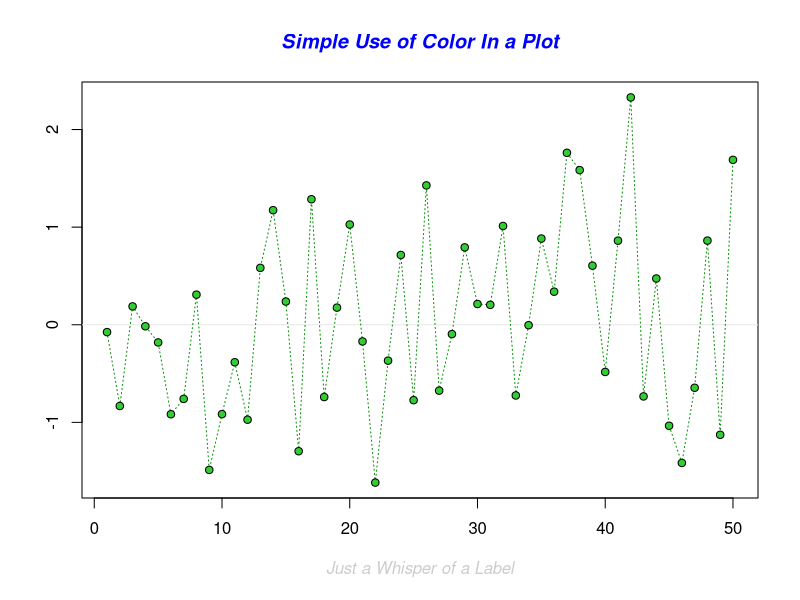
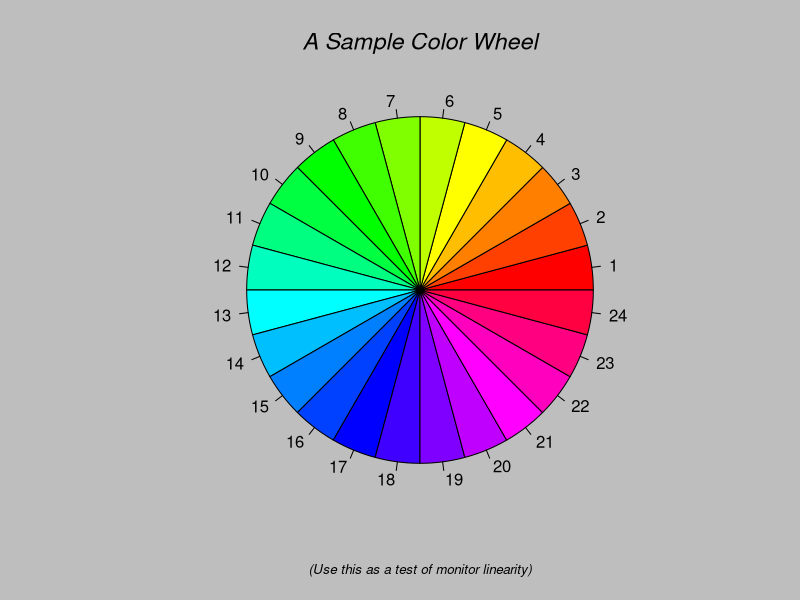
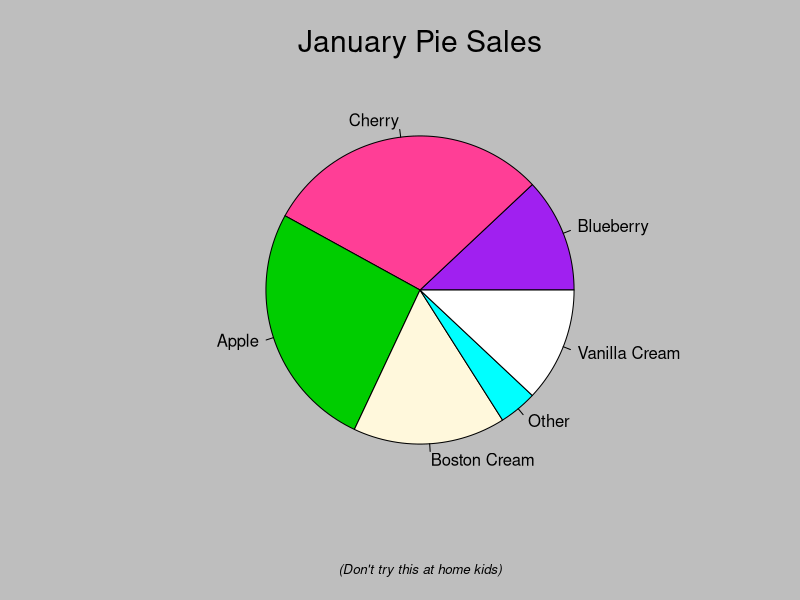
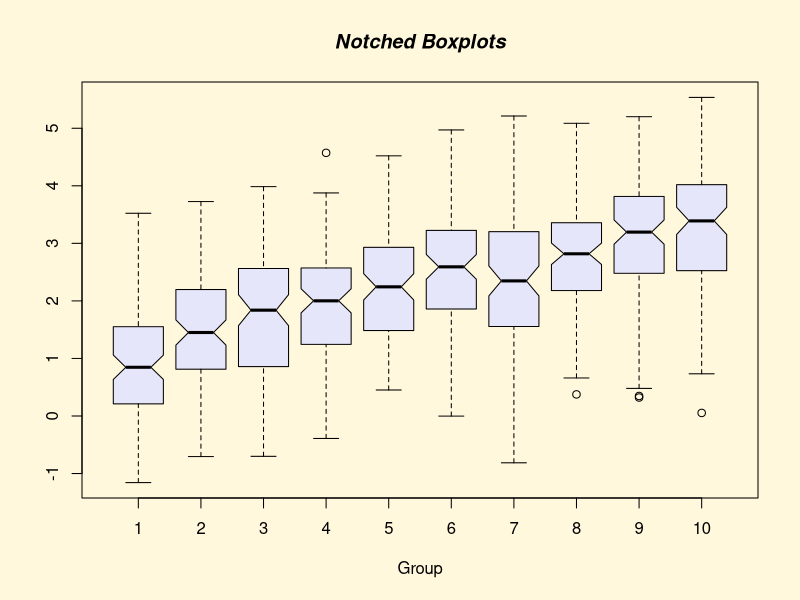
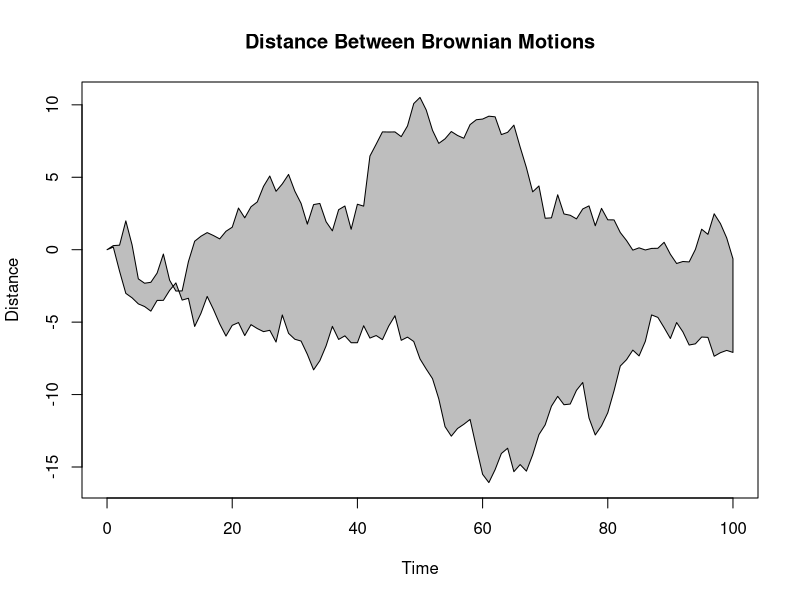
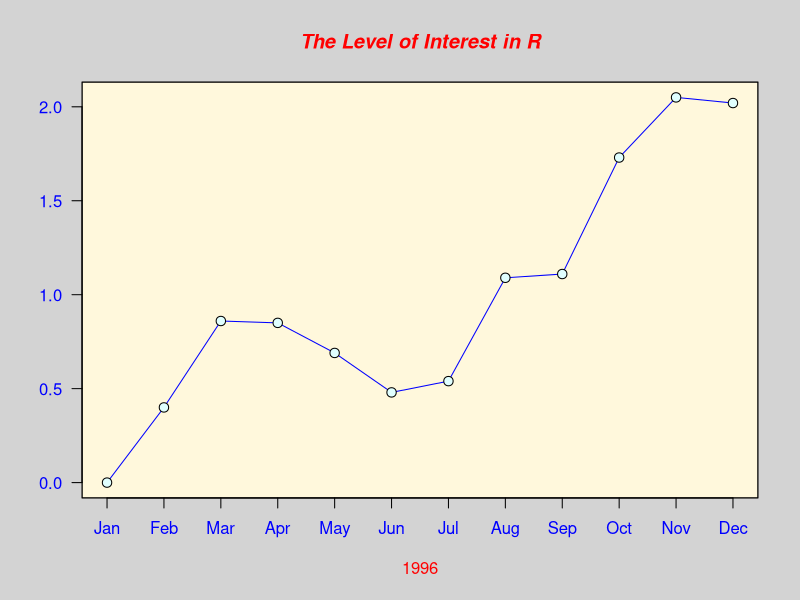
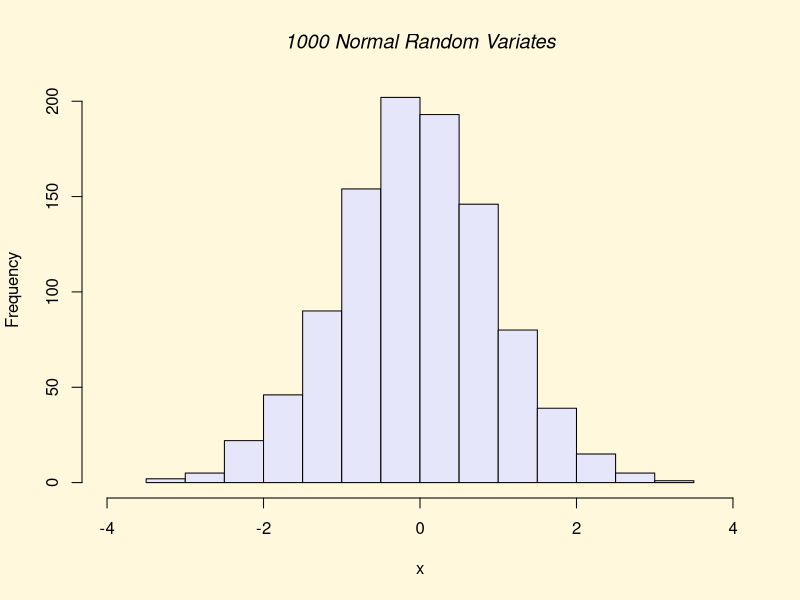
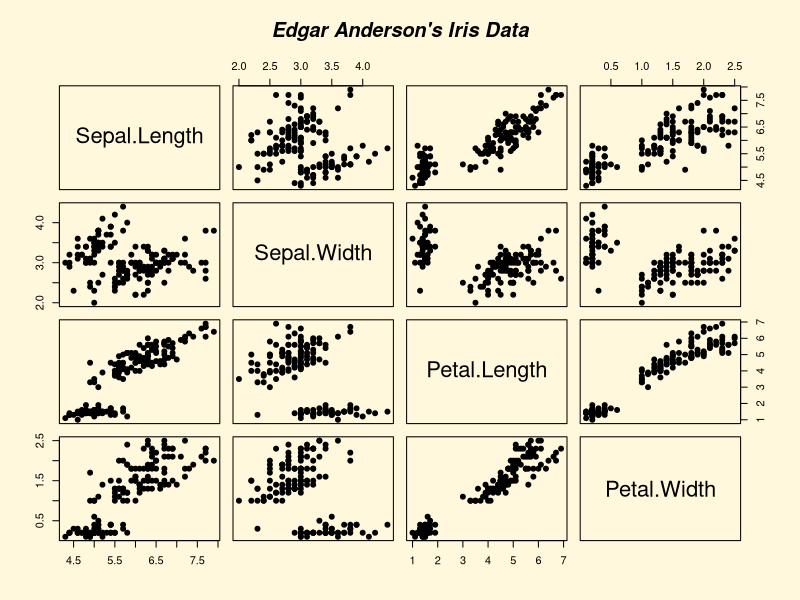

Write the R code that produced these figures, in order.
################################################################################
### R BASICS WORKSHOP                                                        ###
### PRESENTATION 8: GRÁFICOS                                                 ### 
###                                                                          ###
### Center for Conservation and Sustainable Development                      ###
### Missouri Botanical Garden                                                ###
### Website: rbasicsworkshop.weebly.com                                      ### 
################################################################################


### INTRODUCCIÓN ###############################################################

# R ofrece una variedad increíble de opciones para construir gráficos. Escribe 
# este código en la consola para ver unas pocas opciones que son posibles:
demo(graphics)


# Una mejor versión del grafico del volcán (de la ayuda de la función *image*):
x <- 10*(1:nrow(volcano))
y <- 10*(1:ncol(volcano))
image(x, y, volcano, col = terrain.colors(100), axes = FALSE)
contour(x, y, volcano, levels = seq(90, 200, by = 5),
    add = TRUE, col = "peru")
axis(1, at = seq(100, 800, by = 100))
axis(2, at = seq(100, 600, by = 100))
box()
title(main = "Maunga Whau Volcano", font.main = 4)


# Esta parte del taller esta dividida en las siguientes secciones:

# A. Funciones gráficas de alto nivel (high-level functions) 
# B. Funciones gráficas de bajo nivel (low-level functions) 
# C. Parámetros gráficos modificados por la función *par* 
# D. Abrir múltiples ventanas y como partir una ventana gráfica
# E. Guardar gráficos como archivos 



### A. FUNCIONES GRÁFICAS DE ALTO NIVEL ########################################

# Las funciones gráficas de alto nivel se utilizan para crear gráficas, mientras
# que las de bajo nivel se utilizan para modificarlas o añadir elementos. 

# Acá vamos a ver algunos ejemplos, pero para una lista un poco más extensa 
# consulten las paginas 32 y 33 de "R para principiantes" (40 y 41 en la 
# la versión en Ingles).

data(iris)
str(iris)


## *plot* es una función genérica que sirve para hacer muchos tipos de gráficos.
# Una función genérica trabaja distinto dependiendo del tipo de argumentos que 
# se le da. Sin embargo, esta función se usa más frecuentemente para hacer 
# "scatterplots":  

plot(iris$Sepal.Length ~ iris$Sepal.Width)

plot(iris$Petal.Length ~ iris$Petal.Width)


# Existen muchos argumentos que pueden ser utilizados en la función *plot* y en 
# otras funciones para modificar figuras. Algunas de las más comunes son:

# type: cambia el tipo de grafico 

# pch: cambia la forma del símbolo
# cex: cambia el tamaño del símbolo
# col: cambia el color del símbolo
# bg: cambia el color del fondo del símbolo

# main: cambia el titulo principal
# xlab y ylab: cambian los títulos de los ejes
# cex.lab: cambia el tamaño del texto de los títulos de ejes
# cex.axis: cambia el tamaño del texto en los ejes

# las: controla la orientación del texto en el eje y
# bty: cambia el tipo de recuadro al rededor de los puntos 


plot(iris$Petal.Length ~ iris$Petal.Width, cex=3)

plot(iris$Petal.Length ~ iris$Petal.Width, cex=2, pch=21, col="black", bg="grey")

plot(iris$Petal.Length ~ iris$Petal.Width, cex=3, pch=21, col="black", bg="grey",
    main="Plot of Petal Width vs. Petals Length", xlab="Petal Width", 
    ylab="Petal Length", cex.lab=1.5, cex.axis=1.5, bty="l", las=1)



## Estas son otras funciones para gráficos comunes ##

# *boxplot* hace graficos de cajas
boxplot(iris$Sepal.Length)

boxplot(iris$Sepal.Length ~ iris$Species)

boxplot(iris$Sepal.Length ~ iris$Species, col="gold", horizontal=TRUE, las=1)

boxplot(iris$Sepal.Length ~ iris$Species, names=expression(italic("Iris setosa"), 
    italic("Iris versicolor"), italic("Iris virginica")), 
    xlab="Sepal length (cm)", col="gold", cex.lab=1.5, cex.axis=1.5, las=1)

?boxplot


# *hist* hace histogramas
hist(iris$Sepal.Length)

range(iris$Sepal.Length)

hist(iris$Sepal.Length, breaks=seq(min(iris$Sepal.Length), 
    max(iris$Sepal.Length), length.out=30), col="darkolivegreen", 
    border="white")

hist(iris$Sepal.Length, breaks=seq(min(iris$Sepal.Length), 
    max(iris$Sepal.Length), length.out=30), col="darkolivegreen", 
    border="white", xlab="Sepal Length", freq=FALSE)


# *pie* o *piechart* crea gráficos circulares 
table(iris$Species)

pie(x=table(iris$Species))


# *barplot* hace gráficos de barras
barplot(height=table(iris$Species))



### B. FUNCIONES GRÁFICAS DE BAJO NIVEL ########################################

# Aquí vamos a utilizar las funciones *points*, *lines* y *legend*. Para ver 
# una lista más extensa de funciones gráficas de bajo nivel ver la pagina 34
# de "R para principiantes"

# *type="n"* frecuentemente se utiliza para crear un grafico vacío
plot(iris$Petal.Length ~ iris$Petal.Width, type="n")

plot(iris$Petal.Length ~ iris$Petal.Width, xlab="Petal Width", 
    ylab="Petal Length", cex.lab=1.5, cex.axis=1.5, bty="l", las=1, type="n")

# *points* añade puntos a un grafico creado por *plot*    
points(iris$Petal.Length[iris$Species=="setosa"] ~ 
    iris$Petal.Width[iris$Species=="setosa"])
    
    
points(iris$Petal.Length[iris$Species=="setosa"] ~ 
    iris$Petal.Width[iris$Species=="setosa"], pch=19, cex=1.5, col="lightblue")

points(iris$Petal.Length[iris$Species=="versicolor"] ~ 
    iris$Petal.Width[iris$Species=="versicolor"], pch=19, cex=1.5, 
    col="darkorange")
 
points(iris$Petal.Length[iris$Species=="virginica"] ~ 
    iris$Petal.Width[iris$Species=="virginica"], pch=19, cex=1.5, 
    col="grey50")


# *lines* añade líneas a un grafico    
lines(x=c(0, 2.5), y=rep(mean(iris$Petal.Length[iris$Species=="setosa"]), 2), 
    col="royalblue4", lwd=3)      

lines(x=c(0, 2.5), y=rep(mean(iris$Petal.Length[iris$Species=="versicolor"]), 2), 
    col="orange", lwd=3)      
    
lines(x=c(0, 2.5), y=rep(mean(iris$Petal.Length[iris$Species=="virginica"]), 2), 
    col="black", lwd=3)      


# *legend* añade una leyenda                
legend(x="topleft", legend=c(expression(italic("Iris setosa")), 
    expression(italic("Iris versicolor")), expression(italic("Iris virginica"))), 
    pch=19, col=c("lightblue", "darkorange", "grey50"), cex=1.3)
    
legend(x=1.3, y=2.3, legend=c(expression(italic("Iris setosa")), 
    expression(italic("Iris versicolor")), expression(italic("Iris virginica"))), 
    pch=19, col=c("lightblue", "darkorange", "grey50"), cex=1.3)



### C. PARÁMETROS GRÁFICOS MODIFICADOS POR LA FUNCIÓN *par* #################### 

# Para tomar mayor control sobre gráficos, es necesario conocer la función *par*
# y sus argumentos asociados. 

# Muchas características de los gráficos pueden especificarse usando la *par* o
# en las funciones gráficas como *plot* (e.g. color). Otras pueden especificarse 
# solo utilizando *par* (e.g. tamaño del margen). La ayuda de la función *par* 
# tiene mucha información útil:
help(par)

# Primera versión:
hist(iris$Sepal.Length, breaks=seq(0, 8, 0.5), col="gray70", border="gray40", 
    xlab="", ylab="", main="", axes=FALSE, ylim=c(0,40))

hist(iris$Petal.Length, breaks=seq(0, 8, 0.5), density=30, add=TRUE)

axis(side=1, at=seq(0, 8, 1), cex.axis=2, lwd=2, las=1)
axis(side=2, at=seq(0, 40, 5), cex.axis=1.5, cex.axis=2, lwd=2, las=1)

mtext(text="Length (cm)", side=1, line=3, cex=2)
mtext(text="Specimens", side=2, line=3.5, cex=2)

legend(x="topright", legend=c("Sepals", "Petals"), fill=c("gray70", "black"), 
    density=c(NA, 30), pt.cex=2, border=c("gray40", "black"), cex=2)
    
    
# En esta primera versión hay un obvio problema con el titulo en el eje de
# las y. Para corregirlo podemos utilizar el argumento *mar* en la función *par*.

# Segunda versión:
par(mar = c(5, 5, 4, 2), family="mono") # Esta es la única línea que es diferente

hist(iris$Sepal.Length, breaks=seq(0, 8, 0.5), col="gray70", border="gray40", 
    xlab="", ylab="", main="", axes=FALSE, ylim=c(0,40))

hist(iris$Petal.Length, breaks=seq(0, 8, 0.5), density=30, add=TRUE)

axis(side=1, at=seq(0, 8, 1), cex.axis=2, lwd=2, las=1)
axis(side=2, at=seq(0, 40, 5), cex.axis=1.5, cex.axis=2, lwd=2, las=1)

mtext(text="Length (cm)", side=1, line=3, cex=2)
mtext(text="Specimens", side=2, line=3.5, cex=2)

legend(x="topright", legend=c("Sepals", "Petals"), fill=c("gray70", "black"), 
    density=c(NA, 30), pt.cex=2, border=c("gray40", "black"), cex=2)



### D. Abrir múltiples ventanas y partir una ventana gráfica ###################

## 1. Como abril múltiples ventanas ##

# Si no hay una ventana gráfica activa (graphical device), una función gráfica
# crea una ventana antes de hacer un grafico. 
plot(iris$Petal.Length ~ iris$Petal.Width, pch=19)

# Para abrir más de una ventana gráfica se puede utilizar la función *X11*
X11()
plot(iris$Sepal.Length, iris$Sepal.Width, pch=19, col="red")


## 2. Crear una ventana con múltiples paneles con *par* ##

# El argumento *mfrow* necesita 2 números: el numero de filas y columnas en las 
# que la ventana se va a dividir:
par(mfrow=c(1,2))
plot(iris$Petal.Length ~ iris$Petal.Width, pch=19)
plot(iris$Sepal.Length, iris$Sepal.Width, pch=19, col="red")

par(mfrow=c(2,1))
plot(iris$Petal.Length ~ iris$Petal.Width, pch=19)
plot(iris$Sepal.Length, iris$Sepal.Width, pch=19, col="red")


## 3. Crear una ventana con múltiples paneles con *layout* ##

# La funcion *layout* también puede dividir una ventana en paneles, pero los
# paneles no tienen que ser del mismo tamaño u organizarse en filas y columnas

# El principal argumento para la función *layout* es una matriz que define como
# se parte la ventana:

div <- matrix(1:3, nrow=3, ncol=1)
div

layout(mat=div)
layout.show(3)

plot(iris$Sepal.Length, iris$Sepal.Width, pch=19, cex.lab=1.5, cex.axis=1.5, 
    xlab="Sepal length (cm)", ylab="Sepal width (cm)")
plot(iris$Sepal.Length, iris$Petal.Length, pch=19, cex.lab=1.5, cex.axis=1.5, 
    xlab="Sepal length (cm)", ylab="Petal length (cm)")
plot(iris$Sepal.Length, iris$Petal.Width, pch=19, cex.lab=1.5, cex.axis=1.5, 
    xlab="Sepal length (cm)", ylab="Petal width (cm)")
plot(iris$Sepal.Length, iris$Petal.Width, pch=19, type="n", axes=F, bty="n", 
    xlab="", ylab="")
    

div <- matrix(1:4, nrow=2, ncol=2)
div

layout(mat=div)
layout.show(4)

plot(iris$Sepal.Length, iris$Sepal.Width, pch=19, cex.lab=1.5, cex.axis=1.5, 
    xlab="Sepal length (cm)", ylab="Sepal width (cm)")
plot(iris$Sepal.Length, iris$Petal.Length, pch=19, cex.lab=1.5, cex.axis=1.5, 
    xlab="Sepal length (cm)", ylab="Petal length (cm)")
plot(iris$Sepal.Length, iris$Petal.Width, pch=19, cex.lab=1.5, cex.axis=1.5, 
    xlab="Sepal length (cm)", ylab="Petal width (cm)")
plot(iris$Sepal.Length, iris$Petal.Width, pch=19, type="n", axes=F, bty="n", 
    xlab="", ylab="")
mtext("Sepal length", line=-3, cex=1.5)
mtext("versus", line=-5, cex=1.5)
mtext("other variables", line=-7, cex=1.5)
mtext("in Anderson's Iris", line=-9, cex=1.5)


# Esta es una gráfica sencilla con dos paneles
div <- matrix(1:2, nrow=1, ncol=2)
layout(mat=div)
layout.show(2)

plot(iris$Sepal.Length, iris$Sepal.Width)
plot(iris$Sepal.Length, iris$Petal.Length)


# Que tal si queremos hacer que el un panel sea "contenido" por el otro
div <- matrix(c(1,1,2,1), nrow=2, ncol=2)
div

layout(mat=div)
layout.show(2)

plot(iris$Sepal.Length, iris$Sepal.Width)
plot(iris$Sepal.Length, iris$Petal.Length)


# Además, con los argumentos *widths* y *heights* podemos cambiar el tamaño de
# las celdas en las columnas o filas
layout(mat=div, widths=c(2, 1), heights=c(1, 2))
layout.show(2)

plot(iris$Sepal.Length, iris$Sepal.Width)
plot(iris$Sepal.Length, iris$Petal.Length)




### E. GUARDAR GRÁFICOS COMO ARCHIVOS ########################################## 

# Así como es posible enviar un grafico a una ventana abierta, es posible 
# enviar un grafico a un archivo abierto (ambos son tipos de "graphical devices").

# como *X11()* abre ventanas, hay varias funciones que abren varios tipos de 
# archivos: *jpeg*, *png*, *tiff*, *bmp*, *pdf*, *postcript*.


# Ejemplo utilizando *png*
help(png)


getwd() # ver cual es el directorio de trabajo

# Utilizar *getwd* o las opciones en la barra de R para asignar el directorio
# de trabajo que se quiere utilizar


## Primera versión ##
# Paso 1. Abrir el archivo:
png(filename="SepalLenght_vs_SepalWidth.png") 

# Paso 2. Crear la figura en el archivo
plot(iris$Petal.Length ~ iris$Petal.Width, cex=3, pch=21, col="black", bg="grey",
    main="Plot of Petal Length vs. Petals Width", xlab="Petal Width", 
    ylab="Petal Length", cex.lab=1.5, cex.axis=1.5, bty="l", las=1)

# Paso 3. Cerrar el archivo
dev.off() 



## Segunda versión ##
# En esta versión hemos hecho la figura mucho más grande y de mejor calidad
png(filename="SepalLenght_vs_SepalWidth_2.png", width=480*13, height=480*10, 
    pointsize=12*1.5, res=600) 

plot(iris$Petal.Length ~ iris$Petal.Width, cex=3, pch=21, col="black", bg="grey",
    main="Plot of Petal Width vs. Petals Length", xlab="Petal Width", 
    ylab="Petal Length", cex.lab=1.5, cex.axis=1.5, bty="l", las=1)

dev.off() 

# PDF

pdf("SepalLenght_vs_SepalWidth.pdf") 

# Paso 2. Crear la figura en el archivo
plot(iris$Petal.Length ~ iris$Petal.Width, cex=3, pch=21, col="black", bg="grey",
    main="Plot of Petal Length vs. Petals Width", xlab="Petal Width", 
    ylab="Petal Length", cex.lab=1.5, cex.axis=1.5, bty="l", las=1)

# Paso 3. Cerrar el archivo
dev.off() 



